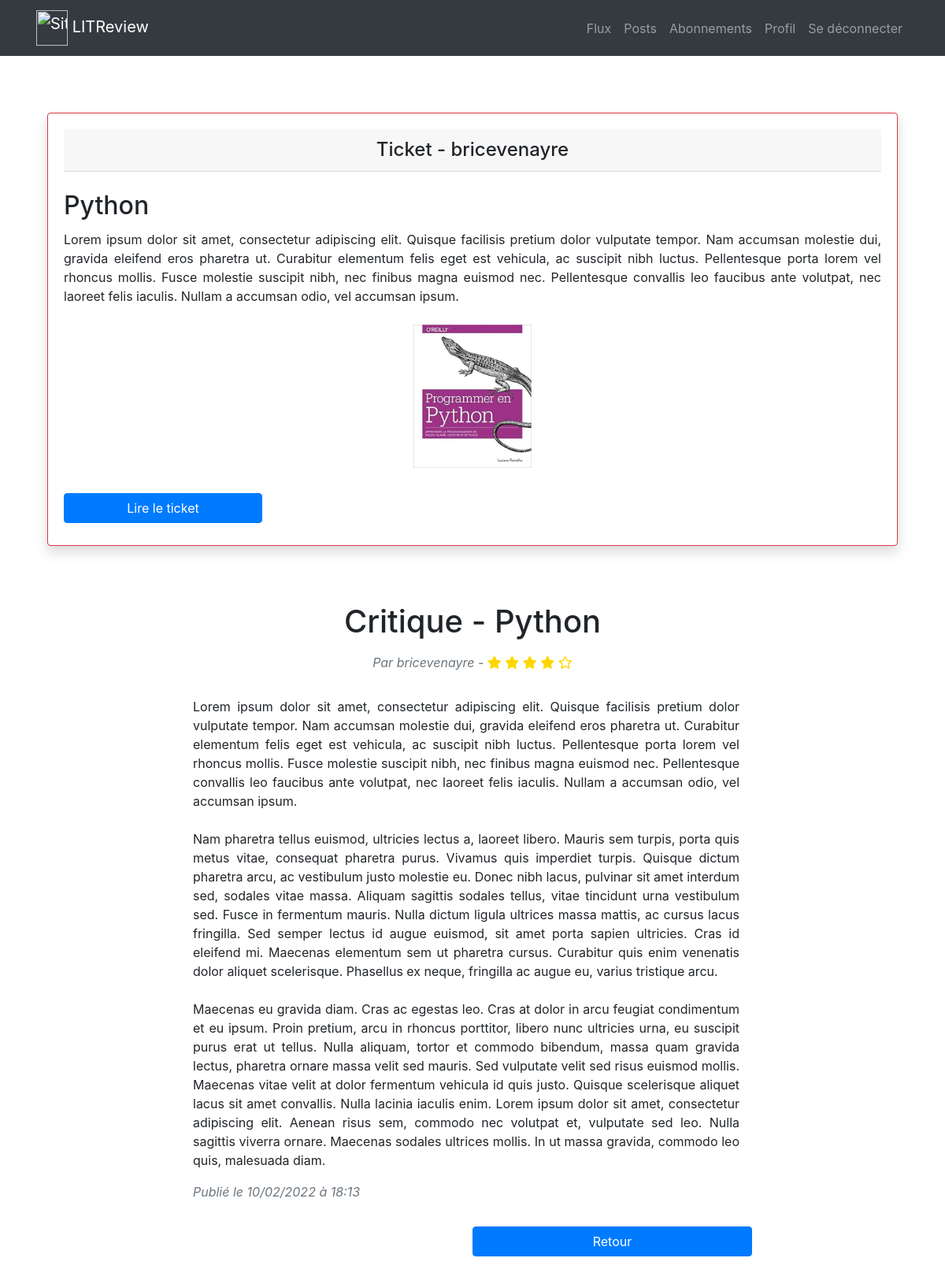
/blog/reviews/27/ (signed in), run on the app's committed database.
### apps/reviews/models.py (models this page shows, shortened)
class Ticket(models.Model):
    title = models.fields.CharField(max_length=128, verbose_name="Titre")
    description = models.fields.TextField(max_length=2048, blank=True, verbose_name="Description")
    image = models.ImageField(null=True, blank=True)
    user = models.ForeignKey(to=settings.AUTH_USER_MODEL, on_delete=models.CASCADE)
    time_created = models.DateTimeField(auto_now_add=True)
    class Meta:
        verbose_name = "Ticket"
        ordering = ["-time_created"]

class Review(models.Model):
    ticket = models.ForeignKey(to=Ticket, on_delete=models.CASCADE, related_name="related_reviews")
    rating = models.PositiveSmallIntegerField(
        validators=[MinValueValidator(0), MaxValueValidator(5)],
        verbose_name="Note",
    )
    headline = models.CharField(max_length=128, verbose_name="Titre")
    body = models.TextField(max_length=8192, blank=True, verbose_name="Commentaire")
    user = models.ForeignKey(to=settings.AUTH_USER_MODEL, on_delete=models.CASCADE)
    time_created = models.DateTimeField(auto_now_add=True)
    class Meta:
        verbose_name = "Critique"
        ordering = ["-time_created"]

### apps/accounts/models.py (models this page shows)
class CustomUser(AbstractUser):
    pass

### apps/reviews/views.py (the view)
# urls.py: path("reviews/<int:pk>/", ReviewDetail.as_view(), name="review-detail"),
@method_decorator(login_required, name='dispatch')
class ReviewDetail(DetailView):
    model = Review
    context_object_name = "review"
    template_name = "reviews/review_detail.html"
    def dispatch(self, request, *args, **kwargs):
        handler = super().dispatch(request, *args, **kwargs)
        user = request.user
        review = self.get_object()
        following = list(UserFollows.objects.filter(user=user).values_list("followed_user", flat=True))
        if not (user == review.user or user.is_superuser or review.user.id in following):
            raise PermissionDenied
        return handler

### apps/reviews/templatetags/reviews_extras.py (called while the page is built)
@register.filter
def get_posted_at_display(posted_at):
    seconds_ago = (timezone.now() - posted_at).total_seconds()
    if seconds_ago <= HOUR:
        return f'Publié il y a {int(seconds_ago // MINUTE)} minutes.'
    elif seconds_ago <= DAY:
        return f'Publié il y a {int(seconds_ago // HOUR)} heures.'
    return f'Publié le {posted_at.strftime("%m/%d/%Y à %H:%M")}'

### apps/reviews/templates/reviews/review_detail.html (shortened to what this page needs)
{% extends 'base.html' %}
{% load reviews_extras %}
{% block content %}
<div class="container h-100">
    <div class="row align-items-center justify-content-center mx-auto">
        <div class="col-12 mt-4">
            {% include "reviews/partials/ticket_snippet.html" with ticket=review.ticket %}
        </div>
    </div>
    <div class="row align-items-center justify-content-center mx-auto">
        <div class="col-12">
            <div class="row h-100 align-items-center justify-content-center">
                <div class="col-12">
                    <h1 class="text-center mt-4">Critique - {{ review.headline }}</h1>
                    <div class="text-center mt-3 mb-4">
                        <p class="text-muted font-italic d-inline">Par {{ review.user }} -
                            {% include "reviews/partials/star_rating_snippet.html" with rating=review.rating %}
                        </p>
                    </div>
                </div>
                <div class="row w-100 h-100 justify-content-center mt-2">
                    <div class="col-12 col-lg-8 mb-3">
                        <p class="text-justify mr-3">{{ review.body|linebreaksbr|safe }}</p>
                        <p class="text-muted font-italic">{{ review.time_created|get_posted_at_display }}</p>
                        <div class="text-center text-lg-right">
                            <a href="{% url 'reviews:feed' %}" class="btn btn-primary w-50 mt-3">Retour</a>
                        </div>
                    </div>
                </div>
            </div>
        </div>
    </div>
</div>
{% endblock %}

### apps/reviews/templates/reviews/partials/ticket_snippet.html (shortened to what this page needs)
{% load reviews_extras %}
<div class="card border-danger border-strong shadow w-100 my-5">
    <div class="card-body">
        {% if not ticket.related_reviews.first %}
        <h4>{% get_poster_display ticket.user %} demandé une critique.</h4>
        <hr>
        {% else %}
        <h4 class="card-header text-center">Ticket - {{ ticket.user }}</h4>
        {% endif %}
        <h2 class="card-title mt-4">{{ ticket.title }}</h2>
        <p class="card-text text-justify">{{ ticket.description|linebreaksbr|safe }}</p>
        {% if ticket.image %}
        <div class="text-center my-4">
            <img src="{{ ticket.image.url }}" alt="L'image du ticket" height="200" width="150"
                 class="img-fluid">
        </div>
        {% endif %}
        <div class="row">
            <div class="col-12 text-center col-lg-6 text-lg-left">
                <a href="{% url 'reviews:ticket-detail' ticket.id %}" class="btn btn-primary w-50 my-2">Lire le
                    ticket</a>
            </div>
        </div>
    </div>
</div>

### data on the page
Ticket: user "bricevenayre", title "Python", description "Lorem ipsum dolor sit amet, consectetur adipiscing elit. Quisque facilisis pretium dolor vulputate tempor. Nam accumsan molestie dui, gravida eleifend eros pharetra ut. Curabitur elementum felis eget est vehicula, ac suscipit nibh luctus. Pellentesque porta lorem vel rhoncus mollis. Fusce molestie suscipit nibh, nec finibus magna euismod nec. Pellentesque convallis leo faucibus ante volutpat, nec laoreet felis iaculis. Nullam a accumsan odio, vel accumsan ipsum.", image (picture)
Review: headline "Python", user "bricevenayre", body "Lorem ipsum dolor sit amet, consectetur adipiscing elit. Quisque facilisis pretium dolor vulputate tempor. Nam accumsan molestie dui, gravida eleifend eros pharetra ut. Curabitur elementum felis eget est vehicula, ac suscipit nibh luctus. Pellentesque porta lorem vel rhoncus mollis. Fusce molestie suscipit nibh, nec finibus magna euismod nec. Pellentesque convallis leo faucibus ante volutpat, nec laoreet felis iaculis. Nullam a accumsan odio, vel accumsan ipsum. Nam pharetra tellus euismod, ultricies lectus a, laoreet libero. Mauris sem turpis, porta quis metus vitae, consequat pharetra purus. Vivamus quis imperdiet turpis. Quisque dictum pharetra arcu, ac vestibulum justo molestie eu.…", time_created|get_posted_at_display "Publié le 10/02/2022 à 18:13"
